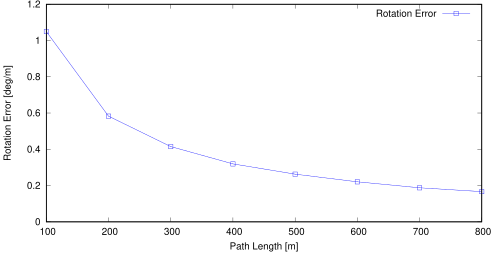

gnuplot code for this plot:
set term postscript eps enhanced color
set output "offline_res=0.5_avg_rl.eps"
set size ratio 0.5
set yrange [0:*]
set xlabel "Path Length [m]"
set ylabel "Rotation Error [deg/m]"
plot "offline_res=0.5_avg_rl.txt" using 1:($2*57.3) title 'Rotation Error' lc rgb "#0000FF" pt 4 w linespoints
